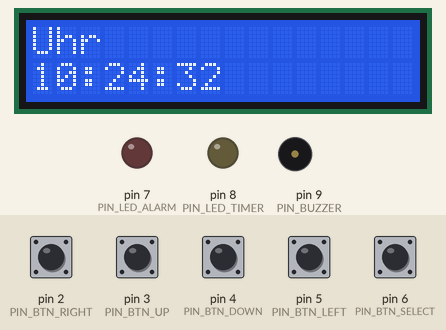
Recording of a sketch running on a simulated Arduino Uno, built with avr-gcc and run on an emulated ATmega328P. Shown: 16×2 character LCD, output pins drawn as LEDs (lit = HIGH), buzzer (waves = sounding, pin HIGH). Inputs (shaded band) come from the test bench; at power-on: pin 2 (PIN_BTN_RIGHT), pin 3 (PIN_BTN_UP), pin 4 (PIN_BTN_DOWN), pin 5 (PIN_BTN_LEFT), pin 6 (PIN_BTN_SELECT) HIGH. The local clock reads 2024-03-15 10:24:30 at power-on unless the sketch sets it; what the sketch prints to the serial monitor is not drawn.

Above: at 2.2 s.
2.3 s: pin 2 (PIN_BTN_RIGHT) pulled LOW for 0.15 s
At 3.1 s:
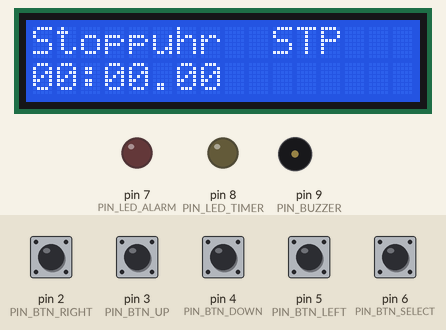
5.4 s: pin 6 (PIN_BTN_SELECT) pulled LOW for 0.15 s
At 5.9 s:
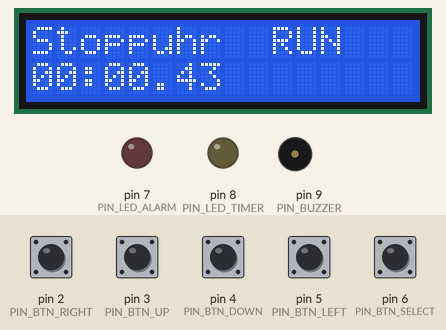
7.2 s: pin 5 (PIN_BTN_LEFT) pulled LOW for 1 s
At 7.65 s:
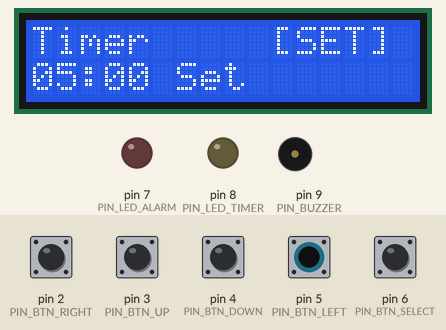
9.7 s: pin 5 (PIN_BTN_LEFT) pulled LOW for 0.15 s
At 10.8 s:
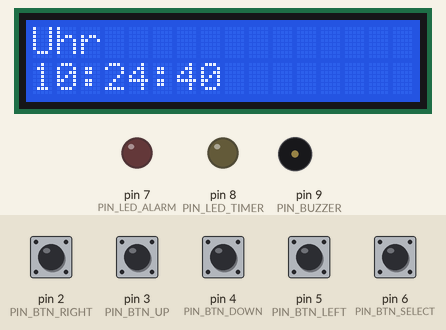
12.8 s: pin 2 (PIN_BTN_RIGHT) pulled LOW for 1 s
At 13.24 s:
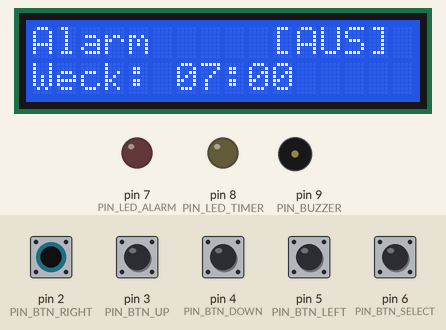
Timing chart, 0 to 15.8 s (numbered marks = the images above; inputs shaded):
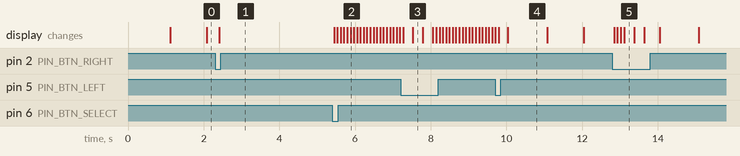

Measured:
- after the input at 2.3 s, the display: changes after 0.11 s (image 1)
- after the input at 5.4 s, the display: first changes after 0.05 s (image 2 shows a later state)
- after the input at 7.2 s, the display: first changes after 0.07 s (image 3 shows a later state)
- after the input at 9.7 s, the display: first differs from a run without the input after 0.09 s (image 4 shows a later state)
- after the input at 12.8 s, the display: first changes after 0.05 s (image 5 shows a later state)
- what the display in image 4 shows lasts 1.1 s, from 10.0 s to 11.1 s

The sketch:

code.ino
```cpp
// P02: Multiclock - Uhr, Stoppuhr, Alarm und Timer
// LCD I2C mit 5 digitalen Buttons und DS1307 RTC

#include <Wire.h>
#include <LiquidCrystal_I2C.h>
#include <RTClib.h>

// ===== PIN-DEFINITIONEN =====
const int PIN_BTN_RIGHT  = 2;
const int PIN_BTN_UP     = 3;
const int PIN_BTN_DOWN   = 4;
const int PIN_BTN_LEFT   = 5;
const int PIN_BTN_SELECT = 6;
const int PIN_LED_ALARM  = 7;   // Rote LED - Alarm aktiv
const int PIN_LED_TIMER  = 8;   // Gelbe LED - Timer laeuft
const int PIN_BUZZER     = 9;   // Piezo Buzzer

// ===== ENUMS =====
enum Button { BTN_NONE, BTN_RIGHT, BTN_UP, BTN_DOWN, BTN_LEFT, BTN_SELECT };

enum Mode {
    MODE_CLOCK,
    MODE_STOPWATCH,
    MODE_ALARM,
    MODE_TIMER
};

// ===== GLOBALE OBJEKTE =====
LiquidCrystal_I2C lcd(0x27, 16, 2);
RTC_DS1307 rtc;

// ===== ZUSTANDSVARIABLEN =====
Mode currentMode = MODE_CLOCK;
bool editMode = false;
int editField = 0;  // 0=Stunde, 1=Minute

// Stoppuhr
unsigned long stopwatchStart = 0;
unsigned long stopwatchElapsed = 0;
bool stopwatchRunning = false;

// Alarm
int alarmHour = 7;
int alarmMinute = 0;
bool alarmEnabled = false;
bool alarmTriggered = false;

// Timer
int timerMinutes = 5;
int timerSeconds = 0;
unsigned long timerEndTime = 0;
bool timerRunning = false;

// Entprellung
unsigned long lastButtonTime = 0;
const int DEBOUNCE_DELAY = 200;

// ===== HILFSFUNKTIONEN =====

Button readButton() {
    if (digitalRead(PIN_BTN_RIGHT) == LOW)  return BTN_RIGHT;
    if (digitalRead(PIN_BTN_UP) == LOW)     return BTN_UP;
    if (digitalRead(PIN_BTN_DOWN) == LOW)   return BTN_DOWN;
    if (digitalRead(PIN_BTN_LEFT) == LOW)   return BTN_LEFT;
    if (digitalRead(PIN_BTN_SELECT) == LOW) return BTN_SELECT;
    return BTN_NONE;
}

void printTwoDigits(int num) {
    if (num < 10) lcd.print("0");
    lcd.print(num);
}

const char* getModeName(Mode mode) {
    switch (mode) {
        case MODE_CLOCK:     return "Uhr";
        case MODE_STOPWATCH: return "Stoppuhr";
        case MODE_ALARM:     return "Alarm";
        case MODE_TIMER:     return "Timer";
        default:             return "";
    }
}

void showHeader() {
    lcd.setCursor(0, 0);
    lcd.print("                ");
    lcd.setCursor(0, 0);
    lcd.print(getModeName(currentMode));

    // Status rechts
    lcd.setCursor(13, 0);
    if (alarmEnabled) lcd.print("A");
    if (timerRunning) lcd.print("T");
}

// ===== MODUS: UHR =====

void displayClock() {
    DateTime now = rtc.now();
    showHeader();

    lcd.setCursor(0, 1);
    printTwoDigits(now.hour());
    lcd.print(":");
    printTwoDigits(now.minute());
    lcd.print(":");
    printTwoDigits(now.second());

    if (editMode) {
        lcd.setCursor(editField == 0 ? 0 : 3, 1);
        if ((millis() / 300) % 2 == 0) lcd.print("  ");
    }
}

void handleClockButtons(Button btn) {
    DateTime now = rtc.now();

    if (!editMode) {
        if (btn == BTN_SELECT) {
            editMode = true;
            editField = 0;
        }
    } else {
        int h = now.hour();
        int m = now.minute();

        if (btn == BTN_UP) {
            if (editField == 0) h = (h + 1) % 24;
            else m = (m + 1) % 60;
            rtc.adjust(DateTime(now.year(), now.month(), now.day(), h, m, 0));
        }
        if (btn == BTN_DOWN) {
            if (editField == 0) h = (h + 23) % 24;
            else m = (m + 59) % 60;
            rtc.adjust(DateTime(now.year(), now.month(), now.day(), h, m, 0));
        }
        if (btn == BTN_RIGHT) {
            editField = 1;
        }
        if (btn == BTN_LEFT) {
            editField = 0;
        }
        if (btn == BTN_SELECT && editField == 1) {
            editMode = false;
        }
    }
}

// ===== MODUS: STOPPUHR =====

void displayStopwatch() {
    if (stopwatchRunning) {
        stopwatchElapsed = millis() - stopwatchStart;
    }

    showHeader();
    lcd.setCursor(10, 0);
    lcd.print(stopwatchRunning ? "RUN" : "STP");

    int mins = stopwatchElapsed / 60000;
    int secs = (stopwatchElapsed / 1000) % 60;
    int hund = (stopwatchElapsed / 10) % 100;

    lcd.setCursor(0, 1);
    printTwoDigits(mins);
    lcd.print(":");
    printTwoDigits(secs);
    lcd.print(".");
    printTwoDigits(hund);
}

void handleStopwatchButtons(Button btn) {
    if (btn == BTN_SELECT) {
        if (stopwatchRunning) {
            stopwatchRunning = false;
        } else {
            stopwatchStart = millis() - stopwatchElapsed;
            stopwatchRunning = true;
        }
    }
    if (btn == BTN_DOWN && !stopwatchRunning) {
        stopwatchElapsed = 0;
    }
}

// ===== MODUS: ALARM =====

void displayAlarm() {
    showHeader();
    lcd.setCursor(10, 0);
    lcd.print(alarmEnabled ? "[AN]" : "[AUS]");

    lcd.setCursor(0, 1);
    lcd.print("Weck: ");
    printTwoDigits(alarmHour);
    lcd.print(":");
    printTwoDigits(alarmMinute);
}

void handleAlarmButtons(Button btn) {
    if (btn == BTN_UP) {
        alarmMinute++;
        if (alarmMinute >= 60) {
            alarmMinute = 0;
            alarmHour = (alarmHour + 1) % 24;
        }
    }
    if (btn == BTN_DOWN) {
        alarmMinute--;
        if (alarmMinute < 0) {
            alarmMinute = 59;
            alarmHour = (alarmHour + 23) % 24;
        }
    }
    if (btn == BTN_SELECT) {
        alarmEnabled = !alarmEnabled;
        alarmTriggered = false;
    }
}

void checkAlarm() {
    if (!alarmEnabled || alarmTriggered) return;

    DateTime now = rtc.now();
    if (now.hour() == alarmHour && now.minute() == alarmMinute && now.second() == 0) {
        triggerBuzzer();
        alarmTriggered = true;
    }
}

// ===== MODUS: TIMER =====

void displayTimer() {
    showHeader();
    lcd.setCursor(10, 0);
    lcd.print(timerRunning ? "[RUN]" : "[SET]");

    lcd.setCursor(0, 1);
    if (timerRunning) {
        unsigned long remaining = 0;
        if (millis() < timerEndTime) {
            remaining = timerEndTime - millis();
        }
        int m = remaining / 60000;
        int s = (remaining / 1000) % 60;
        printTwoDigits(m);
        lcd.print(":");
        printTwoDigits(s);
        lcd.print(" Rest  ");
    } else {
        printTwoDigits(timerMinutes);
        lcd.print(":");
        printTwoDigits(timerSeconds);
        lcd.print(" Set   ");
    }
}

void handleTimerButtons(Button btn) {
    if (!timerRunning) {
        if (btn == BTN_UP) {
            timerSeconds += 10;
            if (timerSeconds >= 60) {
                timerSeconds = 0;
                timerMinutes = (timerMinutes + 1) % 100;
            }
        }
        if (btn == BTN_DOWN) {
            timerSeconds -= 10;
            if (timerSeconds < 0) {
                timerSeconds = 50;
                timerMinutes = (timerMinutes + 99) % 100;
            }
        }
        if (btn == BTN_SELECT && (timerMinutes > 0 || timerSeconds > 0)) {
            timerEndTime = millis() + (timerMinutes * 60000UL) + (timerSeconds * 1000UL);
            timerRunning = true;
        }
    } else {
        if (btn == BTN_SELECT || btn == BTN_DOWN) {
            timerRunning = false;
        }
    }
}

void checkTimer() {
    if (!timerRunning) return;

    if (millis() >= timerEndTime) {
        timerRunning = false;
        triggerBuzzer();
    }
}

// ===== BUZZER =====

void triggerBuzzer() {
    for (int i = 0; i < 5; i++) {
        tone(PIN_BUZZER, 1000, 200);
        delay(300);
    }
    noTone(PIN_BUZZER);
}

// ===== MODUS-WECHSEL =====

void handleModeChange(Button btn) {
    if (editMode) return;

    Mode oldMode = currentMode;

    if (btn == BTN_RIGHT) {
        currentMode = (Mode)((currentMode + 1) % 4);
    }
    if (btn == BTN_LEFT) {
        currentMode = (Mode)((currentMode + 3) % 4);
    }

    if (currentMode != oldMode) {
        lcd.clear();
    }
}

// ===== LED-UPDATE =====

void updateLEDs() {
    digitalWrite(PIN_LED_ALARM, alarmEnabled ? HIGH : LOW);
    digitalWrite(PIN_LED_TIMER, timerRunning ? HIGH : LOW);
}

// ===== SETUP =====

void setup() {
    // Button-Pins
    pinMode(PIN_BTN_RIGHT, INPUT_PULLUP);
    pinMode(PIN_BTN_UP, INPUT_PULLUP);
    pinMode(PIN_BTN_DOWN, INPUT_PULLUP);
    pinMode(PIN_BTN_LEFT, INPUT_PULLUP);
    pinMode(PIN_BTN_SELECT, INPUT_PULLUP);

    // LEDs und Buzzer
    pinMode(PIN_LED_ALARM, OUTPUT);
    pinMode(PIN_LED_TIMER, OUTPUT);
    pinMode(PIN_BUZZER, OUTPUT);

    // LCD initialisieren
    lcd.init();
    lcd.backlight();
    lcd.print("Multiclock");
    lcd.setCursor(0, 1);
    lcd.print("Starte...");

    // RTC initialisieren
    if (!rtc.begin()) {
        lcd.clear();
        lcd.print("RTC Fehler!");
        while (true);
    }

    if (!rtc.isrunning()) {
        rtc.adjust(DateTime(F(__DATE__), F(__TIME__)));
    }

    delay(1000);
    lcd.clear();

    Serial.begin(9600);
    Serial.println("Multiclock gestartet");
}

// ===== HAUPTSCHLEIFE =====

void loop() {
    Button btn = readButton();

    if (btn != BTN_NONE && millis() - lastButtonTime > DEBOUNCE_DELAY) {
        lastButtonTime = millis();

        handleModeChange(btn);

        switch (currentMode) {
            case MODE_CLOCK:     handleClockButtons(btn); break;
            case MODE_STOPWATCH: handleStopwatchButtons(btn); break;
            case MODE_ALARM:     handleAlarmButtons(btn); break;
            case MODE_TIMER:     handleTimerButtons(btn); break;
        }
    }

    // Anzeige aktualisieren
    switch (currentMode) {
        case MODE_CLOCK:     displayClock(); break;
        case MODE_STOPWATCH: displayStopwatch(); break;
        case MODE_ALARM:     displayAlarm(); break;
        case MODE_TIMER:     displayTimer(); break;
    }

    checkAlarm();
    checkTimer();
    updateLEDs();

    delay(50);
}
```
